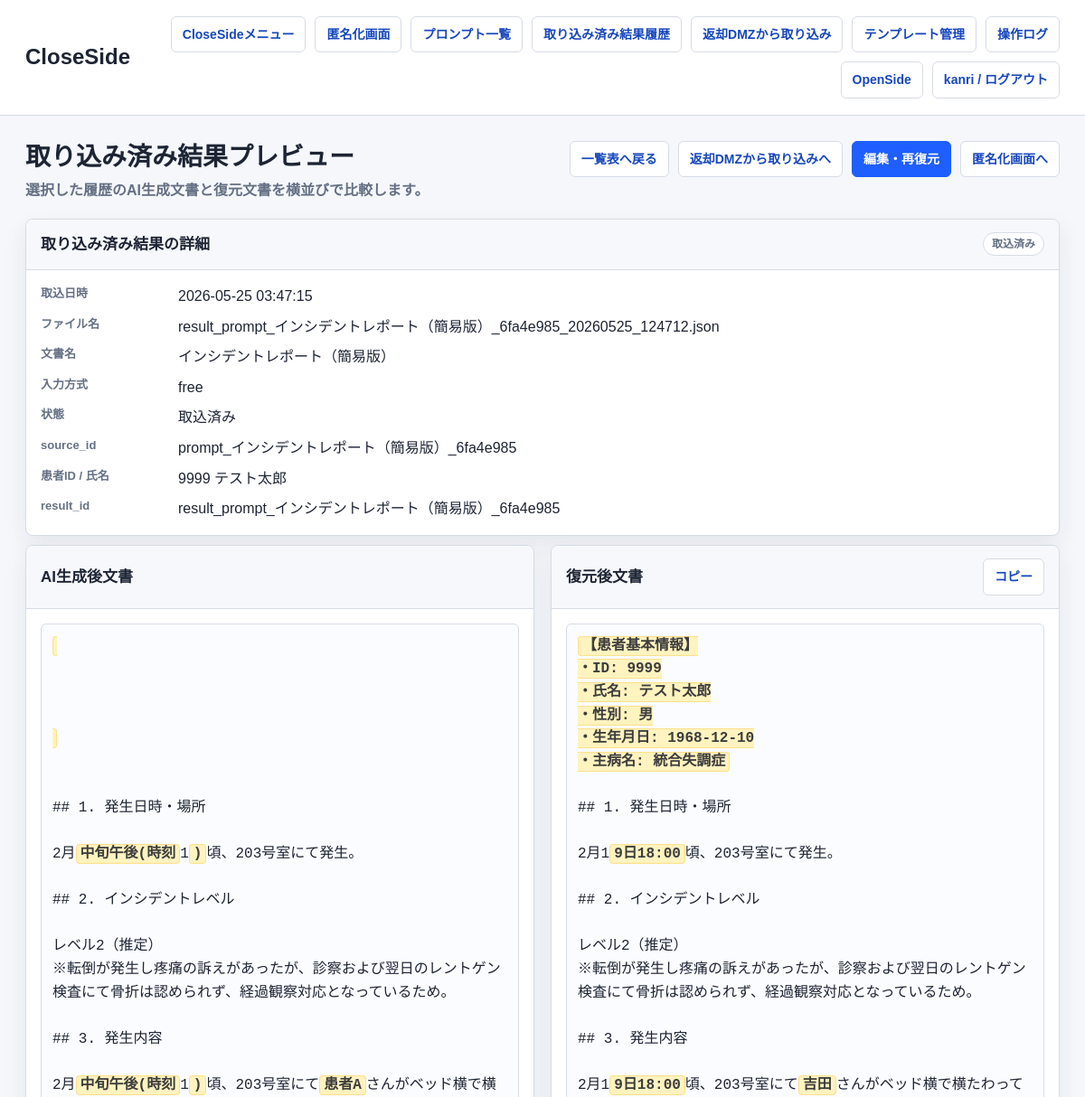
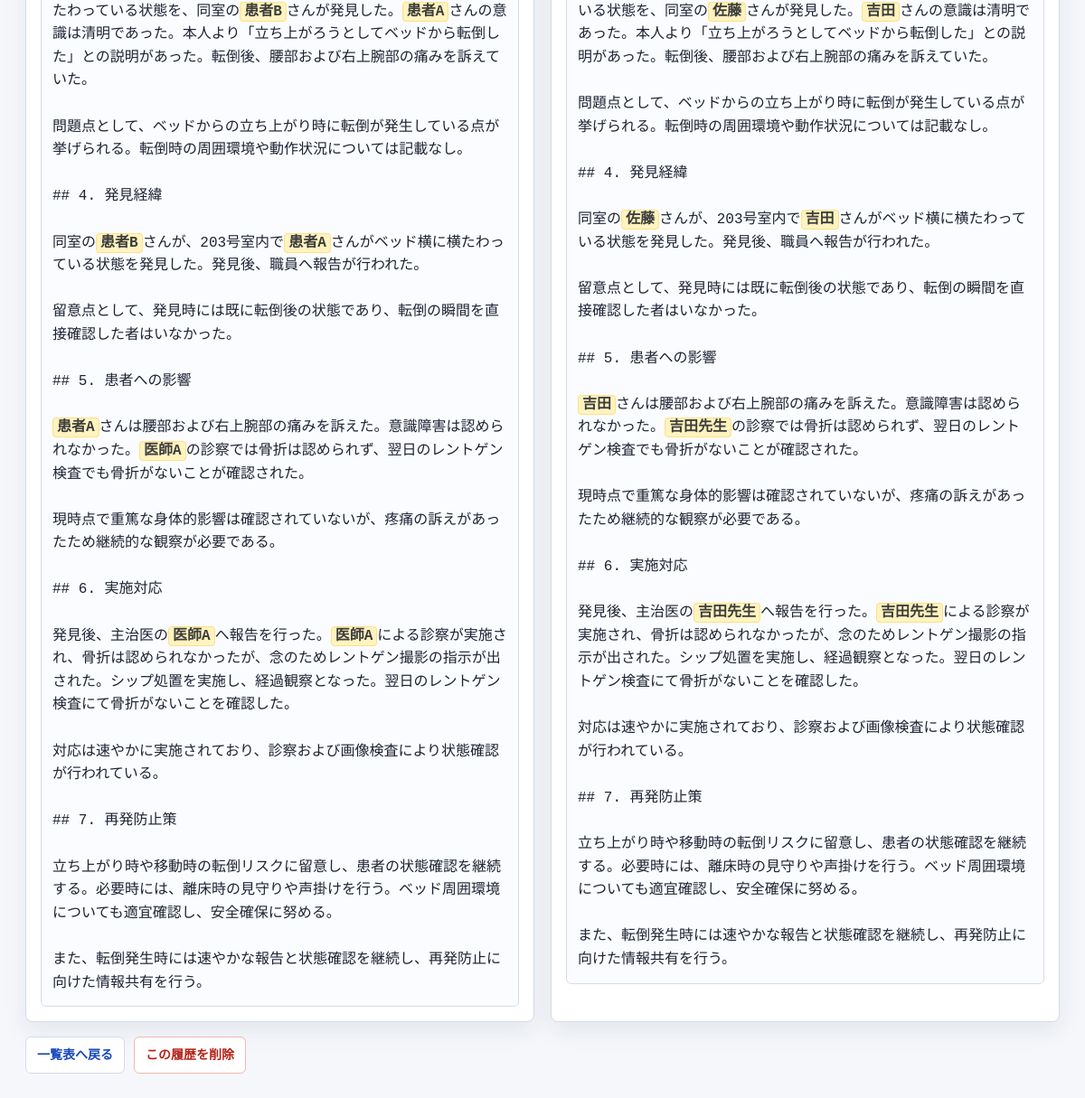
The page /close/dmz/results/history/63/ (signed in) on the database its author committed (2 pictures, top to bottom).
### anonymizer_app/models.py (models this page shows, shortened)
class RestoredResult(models.Model):
    STATUS_CHOICES = [
        ('imported', '取込済み'),
        ('deleted', '削除済み'),
    ]
    source_id = models.CharField(max_length=255, db_index=True)
    result_id = models.CharField(max_length=255, blank=True, default='')
    template_type = models.CharField(max_length=255, blank=True, default='')
    result_text = models.TextField()
    restored_text = models.TextField()
    result_json = models.JSONField(null=True, blank=True)
    imported_filename = models.CharField(max_length=255, blank=True, default='')
    reviewer = models.CharField(max_length=255, blank=True, default='')
    owner = models.ForeignKey(settings.AUTH_USER_MODEL, null=True, blank=True, on_delete=models.SET_NULL)
    status = models.CharField(max_length=32, choices=STATUS_CHOICES, default='imported')
    created_at = models.DateTimeField(default=timezone.now)
    updated_at = models.DateTimeField(auto_now=True)

### close_side/views.py (the view)
# urls.py: path('dmz/results/history/<int:pk>/', close_login_required(views.result_history_preview), name='result_history_preview'),
def result_history_preview(request, pk):
    context = _result_history_preview_context(request, pk)
    return render(request, 'anonymizer_app/result_history_preview.html', context)

### anonymizer_app/network_policy.py (called while the page is built)
def network_policy() -> dict:
    return getattr(settings, 'NETWORK_POLICY', DEFAULT_NETWORK_POLICY)

def get_client_ip(request) -> str:
    forwarded_for = request.META.get('HTTP_X_FORWARDED_FOR', '')
    if getattr(settings, 'NETWORK_POLICY_TRUST_X_FORWARDED_FOR', True) and forwarded_for:
        return forwarded_for.split(',')[0].strip()
    return request.META.get('REMOTE_ADDR') or ''

def normalize_ip(value: str):
    try:
        return ip_address(value)
    except ValueError:
        return None

def _networks(cidrs: list[str]):
    networks = []
    for cidr in cidrs:
        try:
            networks.append(ip_network(cidr))
        except ValueError:
            continue
    return networks

def side_for_path(path: str) -> str:
    for side, rule in network_policy().items():
        if any(path.startswith(prefix) for prefix in rule.get('paths', [])):
            return side
    return ''

def allowed_cidrs_for_side(side: str) -> list[str]:
    rule = network_policy().get(side, {})
    cidrs = list(rule.get('cidrs', []))
    if getattr(settings, 'NETWORK_POLICY_ALLOW_LOOPBACK', False):
        cidrs.extend(LOOPBACK_CIDRS)
    return cidrs

def is_client_allowed_for_side(client_ip: str, side: str) -> bool:
    parsed = normalize_ip(client_ip)
    if parsed is None:
        return False
    return any(parsed in network for network in _networks(allowed_cidrs_for_side(side)))

    def __call__(self, request):
        side = side_for_path(request.path_info)
        if not side or not getattr(settings, 'NETWORK_POLICY_ENFORCED', True):
            return self.get_response(request)
        client_ip = get_client_ip(request)
        if is_client_allowed_for_side(client_ip, side):
            request.network_segment = side
            request.client_ip = client_ip
            return self.get_response(request)
        self._log_denied_request(request, side, client_ip)
        label = network_policy().get(side, {}).get('label', side)
        return HttpResponseForbidden(f'{label} へのアクセス元ネットワークが許可されていません。')

### anonymizer_app/structured_input.py (called while the page is built)
def build_anonymized_patient_id(patient_id: object) -> str:
    text = _stringify_value(patient_id)
    if not text:
        return ''
    if text.startswith('9900'):
        return text
    return f'9900{text}'

def _field_map(template_type: str) -> dict[str, dict[str, object]]:
    return {
        str(field.get('key') or ''): field
        for field in get_template_input_schema(template_type)
        if str(field.get('key') or '')
    }

### anonymizer_app/templates/anonymizer_app/result_history_preview.html (shortened to what this page needs)
{% extends "anonymizer_app/base.html" %}
{% block brand %}CloseSide{% endblock %}
{% block page_title %}取り込み済み結果プレビュー{% endblock %}
{% block page_subtitle %}<p class="page-subtitle">選択した履歴のAI生成文書と復元文書を横並びで比較します。</p>{% endblock %}
{% block page_actions %}
  <a class="button" href="{% url 'close_side:result_history_list' %}{% if history_query %}?q={{ history_query|urlencode }}{% endif %}">一覧表へ戻る</a>
  <a class="button" href="{% url 'close_side:result_import_list' %}">返却DMZから取り込みへ</a>
  <a class="button primary" href="{% url 'close_side:result_detail' pk=selected_result.pk %}">編集・再復元</a>
  <a class="button" href="{% url 'close_side:home' %}">匿名化画面へ</a>
{% endblock %}
{% block content %}
  <section class="panel">
    <div class="panel-header">
      <h3 class="panel-title">取り込み済み結果の詳細</h3>
      <span class="badge">{{ selected_preview.status_label }}</span>
    </div>
    <div class="panel-body">
      <dl class="meta-list">
        <dt>取込日時</dt><dd>{{ selected_preview.created_at }}</dd>
        <dt>ファイル名</dt><dd>{{ selected_preview.imported_filename|default:"-" }}</dd>
        <dt>文書名</dt><dd>{{ selected_preview.template_type|default:"-" }}</dd>
        <dt>入力方式</dt><dd>{{ selected_preview.input_mode|default:"-" }}</dd>
        <dt>状態</dt><dd>{{ selected_preview.status_label }}</dd>
        <dt>source_id</dt><dd>{{ selected_preview.source_id|default:"-" }}</dd>
        <dt>患者ID / 氏名</dt><dd>{{ selected_preview.patient_display_label|default:"-" }}</dd>
        <dt>result_id</dt><dd>{{ selected_preview.result_id|default:"-" }}</dd>
      </dl>
    </div>
  </section>
  <section class="grid">
    <div class="panel">
      <div class="panel-header">
        <h3 class="panel-title">AI生成後文書</h3>
      </div>
      <div class="panel-body">
        {% if selected_preview.has_result_text %}
          <pre>{{ selected_preview.result_html|safe }}</pre>
        {% else %}
          <p class="empty">文書がありません。</p>
        {% endif %}
      </div>
    </div>
    <div class="panel">
      <div class="panel-header">
        <h3 class="panel-title">復元後文書</h3>
        <button type="button" class="button" id="copy-restored-button">コピー</button>
      </div>
      <div class="panel-body">
        {% if selected_preview.has_restored_text %}
          <pre id="restored-text">{{ selected_preview.restored_html|safe }}</pre>
        {% else %}
          <p class="empty">文書がありません。</p>
        {% endif %}
      </div>
    </div>
  </section>
  <div class="actions history-preview-actions">
    <a class="button" href="{% url 'close_side:result_history_list' %}{% if history_query %}?q={{ history_query|urlencode }}{% endif %}">一覧表へ戻る</a>
    <form
      class="inline-form"
      method="post"
      action="{% url 'close_side:result_delete' pk=selected_result.pk %}{% if history_query %}?q={{ history_query|urlencode }}{% endif %}"
      onsubmit="return confirm('この取り込み済み生成文章を削除しますか？');"
    >
      <button class="danger" type="submit">この履歴を削除</button>
    </form>
  </div>
{% endblock %}

### anonymizer_app/templates/anonymizer_app/base.html (shortened to what this page needs)
<!DOCTYPE html>
<html lang="ja">
<head>
</head>
<body>
  <header class="app-header">
    <div class="header-inner">
      <h1 class="brand-title">{% block brand %}匿名化システム{% endblock %}</h1>
      <nav class="top-nav" aria-label="主要メニュー">
        {% if request.resolver_match.namespace == 'open_side' %}
          <a class="nav-link" href="{% url 'open_side:menu' %}">OpenSideメニュー</a>
          <a class="nav-link" href="{% url 'open_side:dmz_list' %}">プロンプト一覧</a>
          {% if request.user.is_staff or request.user.is_superuser %}
            <a class="nav-link" href="{% url 'open_side:operation_logs' %}">操作ログ</a>
          {% endif %}
          <a class="nav-link" href="{% url 'close_side:menu' %}">CloseSide</a>
          <form method="post" action="{% url 'open_side:logout' %}">
            {% csrf_token %}
            <button type="submit">{{ request.user.username }} / ログアウト</button>
          </form>
        {% else %}
          <a class="nav-link" href="{% url 'close_side:menu' %}">CloseSideメニュー</a>
          <a class="nav-link" href="{% url 'close_side:home' %}">匿名化画面</a>
          <a class="nav-link" href="{% url 'close_side:prompts_list' %}">プロンプト一覧</a>
          <a class="nav-link" href="{% url 'close_side:result_history_list' %}">取り込み済み結果履歴</a>
          <a class="nav-link" href="{% url 'close_side:result_import_list' %}">返却DMZから取り込み</a>
          <a class="nav-link" href="{% url 'close_side:templates_list' %}">テンプレート管理</a>
          {% if request.user.is_staff or request.user.is_superuser %}
            <a class="nav-link" href="{% url 'close_side:operation_logs' %}">操作ログ</a>
          {% endif %}
          <a class="nav-link" href="{% url 'open_side:menu' %}">OpenSide</a>
          <form method="post" action="{% url 'close_side:logout' %}">
            <button type="submit">{{ request.user.username }} / ログアウト</button>
          </form>
        {% endif %}
      </nav>
    </div>
  </header>
  <main class="content">
    <div class="page-head">
      <div>
        <h2 class="page-title">{% block page_title %}{% endblock %}</h2>
        {% block page_subtitle %}{% endblock %}
      </div>
      <div class="actions">{% block page_actions %}{% endblock %}</div>
    </div>
    {% block content %}{% endblock %}
  </main>
</body>
</html>

### anonymizer_app/templates/anonymizer_app/base.html (style rules this page uses)
* { box-sizing: border-box; }
:root { --bg: #f5f7fb; --panel: #fff; --surface: #f7f8fb; --line: #d6dbe6; --line-strong: #a8b1c2; --text: #1d2433; --muted: #657084; --blue: #1f5eff; --blue-dark: #1747bd; --green: #138a5b; --danger: #b42318; --amber: #a96a00; --shadow: 0 10px 26px rgba(29, 36, 51, 0.08); }
body { margin: 0; background: var(--bg); color: var(--text); font-family: Arial, "Hiragino Kaku Gothic ProN", "Yu Gothic", Meiryo, sans-serif; font-size: 16px; line-height: 1.6; }
a { color: var(--blue-dark); font-weight: 700; text-decoration-thickness: 2px; text-underline-offset: 4px; }
button, input, textarea, select { font: inherit; }
.app-header { position: sticky; top: 0; z-index: 10; border-bottom: 1px solid var(--line); background: rgba(255, 255, 255, 0.94); backdrop-filter: blur(10px); }
.header-inner, .content { max-width: 1240px; margin: 0 auto; padding: 18px 28px; }
.header-inner { display: flex; justify-content: space-between; gap: 20px; align-items: center; }
.brand-title { margin: 0; font-size: 24px; font-weight: 800; letter-spacing: 0; }
.top-nav { display: flex; flex-wrap: wrap; gap: 10px; justify-content: flex-end; align-items: center; }
.top-nav form, .inline-form { margin: 0; display: inline-flex; }
.nav-link, .button, button { display: inline-flex; align-items: center; justify-content: center; min-height: 38px; border: 1px solid var(--line); border-radius: 6px; background: #fff; color: var(--blue-dark); padding: 8px 12px; font-size: 14px; font-weight: 800; text-decoration: none; cursor: pointer; white-space: nowrap; transition: background 120ms ease, border-color 120ms ease, color 120ms ease, transform 120ms ease; }
.primary { border-color: var(--blue); background: var(--blue); color: #fff; }
.danger { border-color: #f0b8b2; color: var(--danger); }
.content { padding-top: 28px; padding-bottom: 40px; }
.page-head { display: flex; justify-content: space-between; gap: 20px; align-items: flex-start; margin-bottom: 18px; }
.page-title { margin: 0; font-size: 28px; line-height: 1.3; }
.page-subtitle { margin: 6px 0 0; color: var(--muted); font-weight: 700; }
.actions { display: flex; flex-wrap: wrap; gap: 10px; align-items: center; }
.panel, .card { border: 1px solid var(--line); border-radius: 8px; background: var(--panel); box-shadow: var(--shadow); overflow: hidden; }
.panel + .panel, .card + .card { margin-top: 18px; }
.panel-header { display: flex; justify-content: space-between; gap: 12px; align-items: center; min-height: 54px; border-bottom: 1px solid var(--line); background: var(--surface); padding: 14px 16px; }
.panel-title { margin: 0; font-size: 17px; font-weight: 800; }
.panel-body pre { margin: 0; }
.panel-body, .card { padding: 16px; }
.grid { display: grid; grid-template-columns: repeat(2, minmax(0, 1fr)); gap: 18px; }
.history-preview-actions { margin-top: 16px; }
pre { white-space: pre-wrap; word-break: break-word; border: 1px solid var(--line); border-radius: 6px; background: #fbfcff; padding: 12px; overflow: auto; }
.meta-list { display: grid; grid-template-columns: 140px minmax(0, 1fr); gap: 8px 12px; margin: 0; }
.meta-list dt { color: var(--muted); font-size: 13px; font-weight: 800; }
.meta-list dd { margin: 0; word-break: break-word; }
.badge { display: inline-flex; align-items: center; min-height: 26px; border: 1px solid var(--line); border-radius: 999px; background: #fff; color: var(--muted); padding: 2px 9px; font-size: 12px; font-weight: 800; white-space: nowrap; }
.anonymized-label.changed { border: 1px solid #ffe08a; border-radius: 4px; background: #fff3bf; color: #3d3d3d; padding: 1px 4px; font-weight: 800; }
.grid > .panel, .menu-grid > .card, .menu-grid > .panel { margin-top: 8pt; }

### rows shown on the page
RestoredResult: imported_filename "result_prompt_インシデントレポート（簡易版）_6fa4e985_20260525_124712.json", template_type "インシデントレポート（簡易版）", source_id "prompt_インシデントレポート（簡易版）_6fa4e985", result_id "result_prompt_インシデントレポート（簡易版）_6fa4e985"

### other values the page prints
{{ request.user.username }} "kanri"
{{ selected_preview.status_label }} "取込済み"
{{ selected_preview.created_at }} "2026-05-25 03:47:15"
{{ selected_preview.input_mode|default:"-" }} "free"
{{ selected_preview.patient_display_label|default:"-" }} "9999 テスト太郎"
